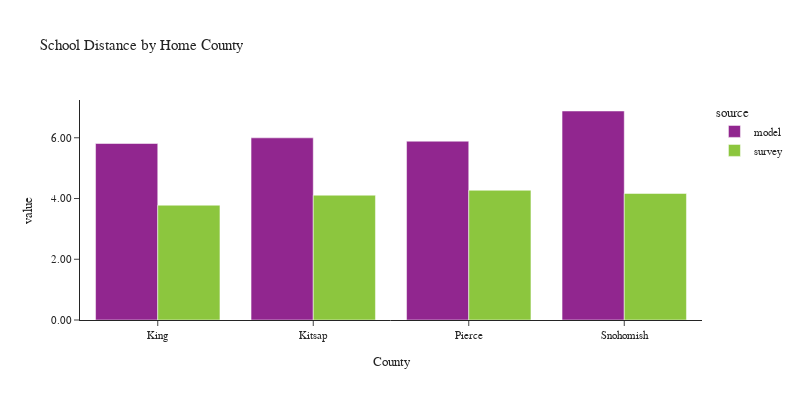

The notebook cell this image was saved under:
### Code cell
plot_school_location(df_students, 'CountyName_home', 'Home County', 'County')

### Figure 1 — Plotly figure (JSON) as saved in the notebook; plotly's stock layout.template omitted (floating-point values rounded to 4 significant figures)
{"data": [{"alignmentgroup": "True", "customdata": [[506981], [57230], [217986], [190924]], "hovertemplate": "source=model<br>CountyName_home=%{x}<br>value=%{y}<br>sample count=%{customdata[0]}<extra></extra>", "legendgroup": "model", "marker": {"color": "#91268F", "pattern": {"shape": ""}}, "name": "model", "offsetgroup": "model", "orientation": "v", "showlegend": true, "textposition": "auto", "type": "bar", "x": ["King", "Kitsap", "Pierce", "Snohomish"], "xaxis": "x", "y": [5.812, 5.998, 5.888, 6.882], "yaxis": "y"}, {"alignmentgroup": "True", "customdata": [[621], [56], [112], [108]], "hovertemplate": "source=survey<br>CountyName_home=%{x}<br>value=%{y}<br>sample count=%{customdata[0]}<extra></extra>", "legendgroup": "survey", "marker": {"color": "#8CC63E", "pattern": {"shape": ""}}, "name": "survey", "offsetgroup": "survey", "orientation": "v", "showlegend": true, "textposition": "auto", "type": "bar", "x": ["King", "Kitsap", "Pierce", "Snohomish"], "xaxis": "x", "y": [3.78, 4.11, 4.272, 4.166], "yaxis": "y"}], "layout": {"barmode": "group", "font": {"size": 11}, "height": 400, "legend": {"title": {"text": "source"}, "tracegroupgap": 0}, "title": {"text": "School Distance by Home County"}, "width": 800, "xaxis": {"anchor": "y", "domain": [0.0, 1.0], "title": {"text": "County"}}, "yaxis": {"anchor": "x", "domain": [0.0, 1.0], "tickformat": ".2f", "title": {"text": "value"}}}}
